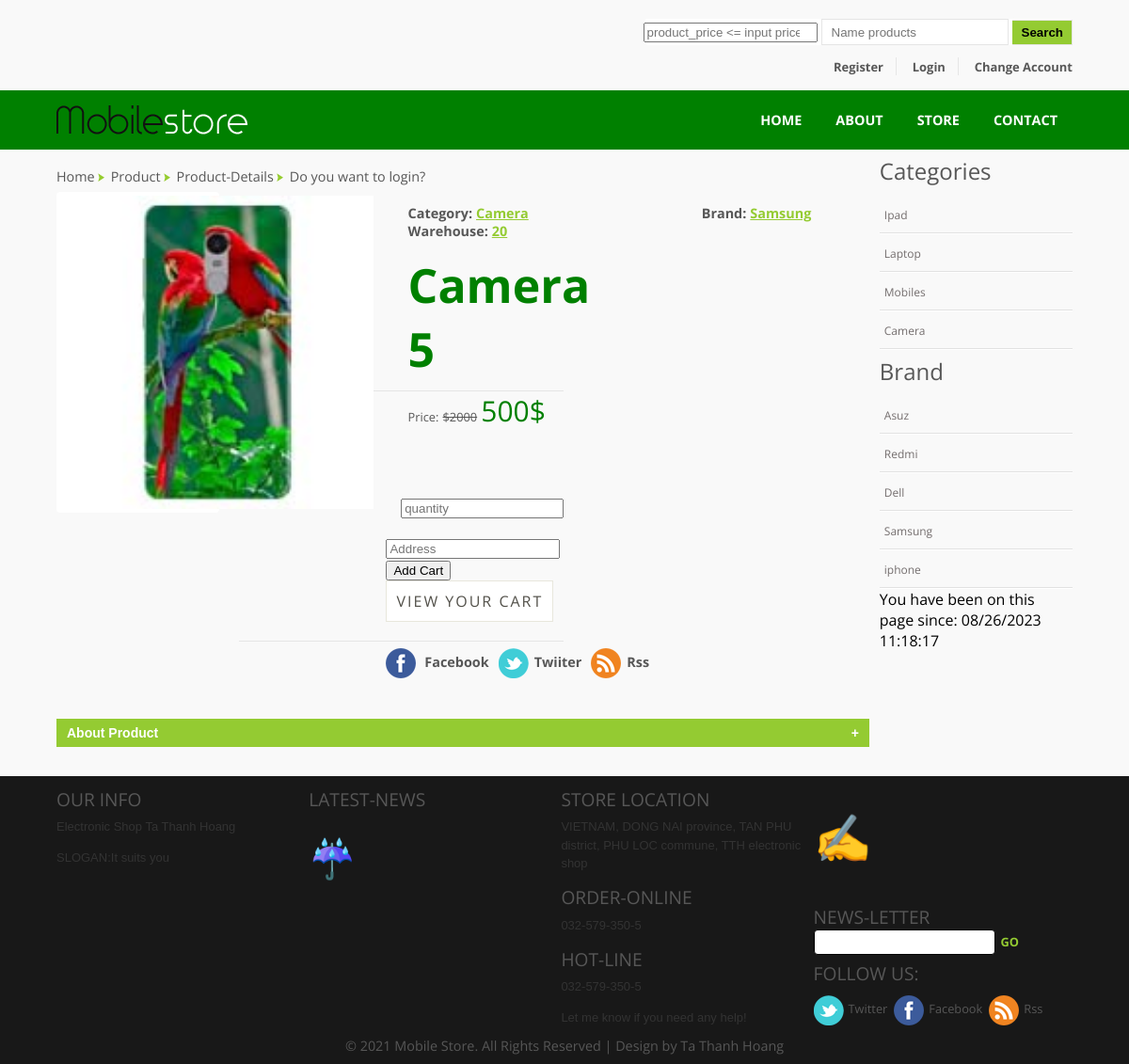
Screenshot of /page/single.php?id=1 with the database file from the repository.
### tables this page shows
CREATE TABLE `products` (
  `product_id` int(100) NOT NULL,
  `product_cat` int(100) NOT NULL,
  `product_brand` int(100) NOT NULL,
  `product_title` varchar(255) NOT NULL,
  `product_price` int(100) NOT NULL,
  `product_desc` text NOT NULL,
  `product_image` text NOT NULL,
  `product_keywords` text NOT NULL,
  `number` int(11) NOT NULL,
  `status` int(11) NOT NULL,
  `product_provi` int(11) NOT NULL
);

CREATE TABLE `loai` (
  `loai_id` int(11) NOT NULL,
  `tenloai` varchar(300) NOT NULL,
  `status` int(11) NOT NULL
);

CREATE TABLE `hieu` (
  `hieu_id` int(11) NOT NULL,
  `tenhieu` varchar(300) NOT NULL,
  `status` int(11) NOT NULL
);

### page/single.php (called while the page is built, shortened)
<?php
$level ="../";
include ($level."layout.php");
?>

### body/bodysingledetailpro.php (the view, shortened to what this page needs)
<div class="detalis-image-details">
		    		<div class="details-categories">
<?php
if(isset($_GET['id']))
{
    $id_get = $_GET['id'];
}
									$sql_product = "Select * from products,hieu,loai where product_brand=hieu_id and number>0 and product_cat=loai_id and products.status=0 and product_id= ' $id_get' and number>0";
									$result = $db->prepare($sql_product);
									$result->execute();
									$products_rowdata = $result->fetchAll();
									foreach($products_rowdata as $data){
?>
		    			<ul>
		    				<li><h3 style="padding-left:180px;">Category:</h3></li>
		    				<li  class="active1"><span ><?php echo $data['tenloai'];?></span></li>
							<li><h3 style="padding-left:180px;">Brand:</h3></li>
		    				<li  class="active1"><span><?php echo $data['tenhieu'];?></span></li>
							<li><h3 style="padding-left:180px;">Warehouse:</h3></li>
		    				<li  class="active1"><span><?php echo $data['number'];?></span></li>
		    			</ul>
		    		</div><br />
		    		<div class="brand-value">
		    			<h3 style="font-size:50px;color:Green;padding-left:180px;"><?php echo $data['product_title'];?></h3>
		    			<div class="left-value-details">
			    			<ul style="padding-left:180px;">
			    				<li >Price:</li>
			    				<li><span>$2000</span></li>
			    				<li><h5 style="font-size:30px;color:Green;"><?php echo $data['product_price'];?>$</h5></li>
			    				<br />
			    			</ul>
		    			</div>
		    			<div class="right-value-details">
						<div class="brand-history">
						<br><br>
					<form action=<?php echo $level.qr_path."addcart.php"?> method ="post">
					<input style="width:165px;margin-left:170px;margin-bottom:20px;" type="number"min=1 max="<?php echo $data['number'];?>" name="quantity" placeholder="quantity">
					<input style="margin-left:45%;" type="text" name="address" placeholder="Address">
						<input style="margin-left:45%;"type="submit" name="addcart"value="Add Cart" class="btn btn-primary">
						<a href="<?php
						if($a==""){echo $level.page_path."login.php";}
						if($a=="." ){echo $level.page_path."giohang.php?email=$b";}
						?>" style="margin-left:45%;" class="botton">
						View your cart</a>
					</form >
		    		</div>
		    			</div>
		    		</div>
<?php
}
?>

### body/bodysingledetailimg.php (shortened to what this page needs)
<div class="detalis-image">
		    		<div class="flexslider">
<?php
if(isset($_GET['id']))
{
    $id_get = $_GET['id'];
}
									$sql_product = "Select * from products,hieu,loai where product_brand=hieu_id and product_cat=loai_id and products.status=0 and product_id= ' $id_get' and number>0";
									$result = $db->prepare($sql_product);
									$result->execute();
									$products_rowdata = $result->fetchAll();
									foreach($products_rowdata as $data){
										$image=$data['product_image'];
?>
						<ul class="slides">
							<li data-thumb="<?php echo $level.img_path."$image";?>">
								<div class="thumb-image" style="width:250pt;"> <img src=" <?php echo $level.img_path."$image";?>" data-imagezoom="true" class="img-responsive" alt="" /> </div>
							</li>
						</ul>
						<?php
									}
						?>
					</div>
		    	</div>

### body/bodysinglemoreinfo.php (shortened to what this page needs)
<?php
if(isset($_GET['id']))
{
    $id_get = $_GET['id'];
}
									$sql_product = "Select * from products,hieu,loai where product_brand=hieu_id and product_cat=loai_id and products.status=0 and product_id= ' $id_get' and number>0";
									$result = $db->prepare($sql_product);
									$result->execute();
									$products_rowdata = $result->fetchAll();
									foreach($products_rowdata as $data){
?>
		    	<div class="menu_container">
						<p class="menu_head">About Product<span class="plusminus">+</span></p>
					</div>
<?php
}
?>
			</div>
		    	</div>

### body/categories.php
<div class="content-sidebar">
<h4>Categories</h4>
                <?php
									$sql = "Select * from loai where status=0";
									$result = $db->prepare($sql);
									$result->execute();
									$category_rowdata = $result->fetchAll();
									foreach($category_rowdata  as $data){
										$id = $data['loai_id'];
				?>
						<ul>
							<li><a  href=<?php echo $level.page_path."SearchCat.php?id=$id"?>><?php echo $data['tenloai'];?></a></li>
						</ul>
				<?php
						}
				?>
		    	</div>

### body/brand.php (shortened to what this page needs)
				<div class="content-sidebar">
<h4>Brand</h4>
                <?php
									$sql = "Select * from hieu where status=0";
									$result = $db->prepare($sql);
									$result->execute();
									$brand_rowdata = $result->fetchAll();
									foreach($brand_rowdata  as $data){
										$id = $data['hieu_id'];
				?>
						<ul>
                        <li><a  href=<?php echo $level.page_path."SearchBrand.php?id=$id"?>><?php echo $data['tenhieu'];?></a></li>
						</ul>
				<?php
						}
				?>
				<p>You have been on this page since: <?php
						echo $date=date('m/d/Y H:i:s',time())?></p>
		    	</div>
		    </div>

### css/style.css (style rules this page uses)
html,body,div,span,applet,object,iframe,h1,h2,h3,h4,h5,h6,p,blockquote,pre,a,abbr,acronym,address,big,cite,code,del,dfn,em,img,ins,kbd,q,s,samp,small,strike,strong,sub,sup,tt,var,b,u,i,dl,dt,dd,ol,nav ul,nav li,fieldset,form,label,legend,table,caption,tbody,tfoot,thead,tr,th,td,article,aside,canvas,details,embed,figure,figcaption,footer,header,hgroup,menu,nav,output,ruby,section,summary,time,mark,audio,video { margin:0;padding:0;border:0;font-size:100%;font:inherit;vertical-align:baseline; }
ol,ul { list-style:none;margin:0px;padding:0px; }
a { text-decoration:none; }
img { max-width:100%; }
body { background:#F9F9F9; }
.content-grids h4 ,.content-sidebar h4 { font-family: 'Open Sans', sans-serif; color: #575757; font-size: 1.5em; padding: 6px 0px 0px 0px; }
.content-sidebar { float:right; width:19%; font-family: 'Open Sans', sans-serif; }
.content-sidebar h4 { margin-bottom: 10px; }
.content-sidebar li a { font-family: 'Open Sans', sans-serif; font-size: 12px; color: rgb(116, 110, 110); display: block; padding: 12px 0px; background: url(../images/sepHor.png) repeat-x left bottom; padding-left:5px; }
.back-links ul li,.details-categories ul li,.left-value-details { display:inline-block; }
.back-links ul li a,.details-categories ul li a,.details-categories ul li { font-family: 'Open Sans', sans-serif; color: #575757; display: inline-block; font-size: 0.9em; font-weight: bold; }
.detalis-image { float: left; width: 20%; }
.brand-value,.details-categories { float:left; margin:2% 0 0 3%; }
.left-value-details { float:left; font-weight:normal; }
.left-value-details ul li { display:inline-block; font-family: 'Open Sans', sans-serif; font-size:0.8em; }
.left-value-details ul li span { text-decoration:line-through; }
.brand-value { font-family: 'Open Sans', sans-serif; color: #575757; display: inline-block; font-weight: bold; }
.left-value-details ul li h5 { font-size:2em; }
.left-value-details { float:left; }
.right-value-details { float:right; margin-top:5%; font-weight:normal; }
.right-value-details a { color:#D70D87; }
.brand-value { border-bottom:1px solid #e5e5e5; width:50%; padding-bottom:10px; }
.brand-value h3 { border-bottom:1px solid #e5e5e5; padding-bottom:10px; }
.brand-history { float:right; padding: 10px 0px; margin-left: 3%; }
.brand-history a { background: none repeat scroll 0 0 #FFFFFF; border: 1px solid #E8E7DC; cursor: pointer; display: inline-block; font: 9px/21px; letter-spacing: 2px; padding: 10px; color: #525049; font-family: 'Open Sans', sans-serif; text-transform: uppercase; margin-left: 0px; }
.menu_container { margin-top: 5%; }
.menu_head { background: #94CB32; color: white; cursor: pointer; font-family: arial; font-size: 14px; margin: 0 0 1px 0; padding: 7px 11px; font-weight: bold; }
.plusminus { float:right; }
.details-categories li span { color:#94CB32; text-decoration:underline; }
.detalis-image-details { float: right; width: 80%; }

### css/flexslider.css (style rules this page uses)
.slides, .slides > li, .flex-control-nav, .flex-direction-nav { margin: 0; padding: 0; list-style: none; }
.flexslider { margin: 0; padding: 0; }
.flexslider .slides > li { display: none; -webkit-backface-visibility: hidden; }
.flexslider .slides img { width: 100%; display: block; }
.flexslider .slides:after { content: "\0020"; display: block; clear: both; visibility: hidden; line-height: 0; height: 0; }
.flexslider { margin: 0 0 10px; background: #ffffff; border: 4px solid #ffffff; position: relative; zoom: 1; -webkit-border-radius: 4px; -moz-border-radius: 4px; border-radius: 4px; -webkit-box-shadow: '' 0 1px 4px rgba(0, 0, 0, 0.2); -moz-box-shadow: '' 0 1px 4px rgba(0, 0, 0, 0.2); -o-box-shadow: '' 0 1px 4px rgba(0, 0, 0, 0.2); box-shadow: '' 0 1px 4px rgba(0, 0, 0, 0.2); }
.flexslider .slides { zoom: 1; }
.flexslider .slides img { height: auto; }

### css/style1.css (style rules this page uses)
html, body { margin:0; padding:0; border:0; outline:0; }

### rows the page displays
products: product_image (picture), loai.tenloai "Camera", hieu.tenhieu "Samsung", number "20", product_title "Camera 5", product_price "500"
loai: tenloai "Ipad"
loai: tenloai "Laptop"
loai: tenloai "Mobiles"
loai: tenloai "Camera"
hieu: tenhieu "Asuz"
hieu: tenhieu "Redmi"
hieu: tenhieu "Dell"
hieu: tenhieu "Samsung"
hieu: tenhieu "iphone"
